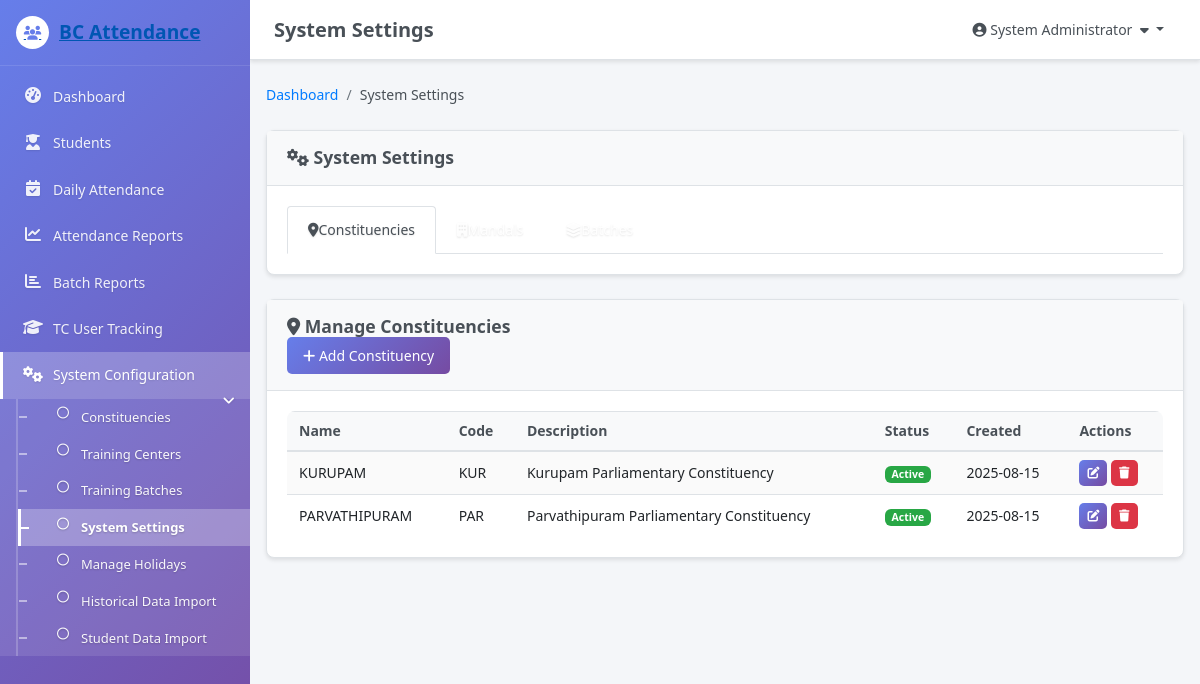
Screenshot of /admin/settings.php (signed in) with the database file from the repository.
### tables this page shows
CREATE TABLE `constituencies` (
  `id` int(11) NOT NULL,
  `name` varchar(100) NOT NULL,
  `code` varchar(20) NOT NULL,
  `description` text DEFAULT NULL,
  `status` enum('active','inactive') DEFAULT 'active',
  `created_at` timestamp NOT NULL DEFAULT current_timestamp(),
  `updated_at` timestamp NOT NULL DEFAULT current_timestamp() ON UPDATE current_timestamp()
);

### includes/session.php (called while the page is built, shortened)
<?php
function isLoggedIn() {
    return isset($_SESSION['admin_user_id']) && !empty($_SESSION['admin_user_id']);
}
function getCurrentUser() {
    require_once '../config/database.php';
    $query = "SELECT id, username, email, full_name, role, status FROM admin_users WHERE id = ? AND status = 'active'";
    $user = fetchRow($query, [$_SESSION['admin_user_id']], 'i');
    return $user;
}
?>

### config/database.php (called while the page is built, shortened)
<?php
function getDBConnection() {
    static $connection = null;
    if ($connection === null) {
        try {
            $connection = new mysqli(DB_HOST, DB_USERNAME, DB_PASSWORD, DB_NAME);
            $connection->set_charset("utf8");
        } catch (Exception $e) {
            die("Database connection error: " . $e->getMessage());
        }
    }
    return $connection;
}
function executeQuery($query, $params = [], $types = '') {
    $conn = getDBConnection();
    if (!empty($params)) {
        $stmt = $conn->prepare($query);
        if (!empty($types)) {
            $stmt->bind_param($types, ...$params);
        }
        $success = $stmt->execute();
        if (stripos(trim($query), 'SELECT') === 0 || stripos(trim($query), 'SHOW') === 0) {
            $result = $stmt->get_result();
            return $result;
        }
    } else {
        $result = $conn->query($query);
        if (stripos(trim($query), 'SELECT') === 0 || stripos(trim($query), 'SHOW') === 0) {
            return $result;
        } else {
            return true;
        }
    }
}
function fetchRow($query, $params = [], $types = '') {
    $result = executeQuery($query, $params, $types);
    if ($result && is_object($result)) {
        return $result->fetch_assoc();
    }
    return false;
}
function fetchAll($query, $params = [], $types = '') {
    $result = executeQuery($query, $params, $types);
    if ($result && is_object($result)) {
        return $result->fetch_all(MYSQLI_ASSOC);
    }
    return [];
}
?>

### includes/functions.php (called while the page is built, shortened)
<?php
function formatDate($date, $format = 'Y-m-d') {
    return date($format, strtotime($date));
}
function getStatusBadgeClass($status) {
    switch ($status) {
        case 'active':
            return 'badge-success';
    }
}
?>

### admin/settings.php (the view, shortened to what this page needs)
<?php
$pageTitle = 'System Settings';
$breadcrumbs = [
    ['title' => 'Dashboard', 'url' => 'dashboard.php'],
    ['title' => 'System Settings']
];
require_once '../includes/header.php';
$activeTab = $_GET['tab'] ?? 'constituencies';
$constituencies = fetchAll("SELECT * FROM constituencies ORDER BY name");
?>
<div class="card">
    <div class="card-header">
        <h3 class="card-title">
            <i class="fas fa-cogs"></i>
            System Settings
        </h3>
    </div>
    <div class="card-body">
        <ul class="nav nav-tabs" role="tablist">
            <li class="nav-item">
                <a class="nav-link <?php echo $activeTab == 'constituencies' ? 'active' : ''; ?>"
                   href="?tab=constituencies">
                    <i class="fas fa-map-marker-alt"></i> Constituencies
                </a>
            </li>
            <li class="nav-item">
                <a class="nav-link <?php echo $activeTab == 'mandals' ? 'active' : ''; ?>"
                   href="?tab=mandals">
                    <i class="fas fa-building"></i> Mandals
                </a>
            </li>
            <li class="nav-item">
                <a class="nav-link <?php echo $activeTab == 'batches' ? 'active' : ''; ?>"
                   href="?tab=batches">
                    <i class="fas fa-layer-group"></i> Batches
                </a>
            </li>
        </ul>
    </div>
</div>
<?php if ($activeTab == 'constituencies'): ?>
<div class="card">
    <div class="card-header">
        <h3 class="card-title">
            <i class="fas fa-map-marker-alt"></i>
            Manage Constituencies
        </h3>
        <div class="card-tools">
            <button class="btn btn-primary" onclick="showAddModal('constituency')">
                <i class="fas fa-plus"></i> Add Constituency
            </button>
        </div>
    </div>
    <div class="card-body">
        <div class="table-responsive">
            <table class="table table-striped">
                <thead>
                    <tr>
                        <th>Name</th>
                        <th>Code</th>
                        <th>Description</th>
                        <th>Status</th>
                        <th>Created</th>
                        <th>Actions</th>
                    </tr>
                </thead>
                <tbody>
                    <?php foreach ($constituencies as $constituency): ?>
                    <tr>
                        <td><?php echo htmlspecialchars($constituency['name']); ?></td>
                        <td><?php echo htmlspecialchars($constituency['code']); ?></td>
                        <td><?php echo htmlspecialchars($constituency['description']); ?></td>
                        <td>
                            <span class="badge <?php echo getStatusBadgeClass($constituency['status']); ?>">
                                <?php echo ucfirst($constituency['status']); ?>
                            </span>
                        </td>
                        <td><?php echo formatDate($constituency['created_at']); ?></td>
                        <td>
                            <button class="btn btn-sm btn-primary" onclick="editItem('constituency', <?php echo htmlspecialchars(json_encode($constituency)); ?>)">
                                <i class="fas fa-edit"></i>
                            </button>
                            <button class="btn btn-sm btn-danger" onclick="deleteItem('constituency', <?php echo $constituency['id']; ?>, '<?php echo htmlspecialchars($constituency['name']); ?>')">
                                <i class="fas fa-trash"></i>
                            </button>
                        </td>
                    </tr>
                    <?php endforeach; ?>
                </tbody>
            </table>
        </div>
    </div>
</div>
<?php endif; ?>
<?php
require_once '../includes/footer.php';
?>

### includes/header.php (shortened to what this page needs)
<?php
require_once '../includes/session.php';
require_once '../includes/functions.php';
$currentUser = getCurrentUser();
?>
<!DOCTYPE html>
<html lang="en">
<head>
    <link rel="stylesheet" href="https://cdn.jsdelivr.net/npm/bootstrap@4.6.2/dist/css/bootstrap.min.css">
    <link rel="stylesheet" href="../assets/css/admin.css">
    <link rel="stylesheet" href="https://cdnjs.cloudflare.com/ajax/libs/font-awesome/6.4.0/css/all.min.css">
    <link rel="stylesheet" href="/assets/css/custom.css">
    <link rel="stylesheet" href="https://cdn.datatables.net/responsive/2.5.0/css/responsive.dataTables.min.css">
</head>
<body class="<?php echo isset($bodyClass) ? $bodyClass : ''; ?>">
    <div class="wrapper">
        <aside class="main-sidebar">
            <a href="../admin/dashboard.php" class="brand-link">
                <div class="brand-image">
                    <i class="fas fa-users"></i>
                </div>
                <span class="brand-text">BC Attendance</span>
            </a>
            <nav class="mt-2">
                <ul class="nav nav-sidebar flex-column">
                    <li class="nav-item">
                        <a href="../admin/dashboard.php" class="nav-link <?php echo (basename($_SERVER['PHP_SELF']) == 'dashboard.php') ? 'active' : ''; ?>">
                            <i class="nav-icon fas fa-tachometer-alt"></i>
                            <span>Dashboard</span>
                        </a>
                    </li>
                    <li class="nav-item">
                        <a href="../admin/beneficiaries.php" class="nav-link <?php echo (basename($_SERVER['PHP_SELF']) == 'beneficiaries.php') ? 'active' : ''; ?>">
                            <i class="nav-icon fas fa-user-graduate"></i>
                            <span>Students</span>
                        </a>
                    </li>
                    <li class="nav-item">
                        <a href="../admin/attendance.php" class="nav-link <?php echo (basename($_SERVER['PHP_SELF']) == 'attendance.php') ? 'active' : ''; ?>">
                            <i class="nav-icon fas fa-calendar-check"></i>
                            <span>Daily Attendance</span>
                        </a>
                    </li>
                    <li class="nav-item">
                        <a href="../admin/reports.php" class="nav-link <?php echo (basename($_SERVER['PHP_SELF']) == 'reports.php') ? 'active' : ''; ?>">
                            <i class="nav-icon fas fa-chart-line"></i>
                            <span>Attendance Reports</span>
                        </a>
                    </li>
                    <li class="nav-item">
                        <a href="../admin/batch_reports.php" class="nav-link <?php echo (basename($_SERVER['PHP_SELF']) == 'batch_reports.php') ? 'active' : ''; ?>">
                            <i class="nav-icon fas fa-chart-bar"></i>
                            <span>Batch Reports</span>
                        </a>
                    </li>
                    <li class="nav-item">
                        <a href="../admin/tc_user_tracking.php" class="nav-link <?php echo (basename($_SERVER['PHP_SELF']) == 'tc_user_tracking.php') ? 'active' : ''; ?>">
                            <i class="nav-icon fas fa-graduation-cap"></i>
                            <span>TC User Tracking</span>
                        </a>
                    </li>
                    <li class="nav-item has-treeview <?php echo in_array(basename($_SERVER['PHP_SELF']), ['settings.php', 'constituencies.php', 'mandals.php', 'batches.php', 'manage_holidays.php', 'attendance_bulk_upload.php', 'bulk_upload.php']) ? 'menu-open' : ''; ?>">
                        <a href="#" class="nav-link <?php echo in_array(basename($_SERVER['PHP_SELF']), ['settings.php', 'constituencies.php', 'mandals.php', 'batches.php', 'manage_holidays.php', 'attendance_bulk_upload.php', 'bulk_upload.php']) ? 'active' : ''; ?>">
                            <i class="nav-icon fas fa-cogs"></i>
                            <span>System Configuration</span>
                            <i class="right fas fa-angle-left"></i>
                        </a>
                        <ul class="nav nav-treeview">
                            <li class="nav-item">
                                <a href="../admin/constituencies.php" class="nav-link <?php echo (basename($_SERVER['PHP_SELF']) == 'constituencies.php') ? 'active' : ''; ?>">
                                    <i class="far fa-circle nav-icon"></i>
                                    <span>Constituencies</span>
                                </a>
                            </li>
                            <li class="nav-item">
                                <a href="../admin/mandals.php" class="nav-link <?php echo (basename($_SERVER['PHP_SELF']) == 'mandals.php') ? 'active' : ''; ?>">
                                    <i class="far fa-circle nav-icon"></i>
                                    <span>Training Centers</span>
                                </a>
                            </li>
                            <li class="nav-item">
                                <a href="../admin/batches.php" class="nav-link <?php echo (basename($_SERVER['PHP_SELF']) == 'batches.php') ? 'active' : ''; ?>">
                                    <i class="far fa-circle nav-icon"></i>
                                    <span>Training Batches</span>
                                </a>
                            </li>
                            <li class="nav-item">
                                <a href="../admin/settings.php" class="nav-link <?php echo (basename($_SERVER['PHP_SELF']) == 'settings.php') ? 'active' : ''; ?>">
                                    <i class="far fa-circle nav-icon"></i>
                                    <span>System Settings</span>
                                </a>
                            </li>
                            <li class="nav-item">
                                <a href="../admin/manage_holidays.php" class="nav-link <?php echo (basename($_SERVER['PHP_SELF']) == 'manage_holidays.php') ? 'active' : ''; ?>">
                                    <i class="far fa-circle nav-icon"></i>
                                    <span>Manage Holidays</span>
                                </a>
                            </li>
                            <li class="nav-item">
                                <a href="../admin/attendance_bulk_upload.php" class="nav-link <?php echo (basename($_SERVER['PHP_SELF']) == 'attendance_bulk_upload.php') ? 'active' : ''; ?>">
                                    <i class="far fa-circle nav-icon"></i>
                                    <span>Historical Data Import</span>
                                </a>
                            </li>
                            <li class="nav-item">
                                <a href="../admin/bulk_upload.php" class="nav-link <?php echo (basename($_SERVER['PHP_SELF']) == 'bulk_upload.php') ? 'active' : ''; ?>">
                                    <i class="far fa-circle nav-icon"></i>
                                    <span>Student Data Import</span>
                                </a>
                            </li>
                        </ul>
                    </li>
                </ul>
            </nav>
        </aside>
        <div class="content-wrapper">
            <nav class="main-header">
                <div class="navbar">
                    <div class="navbar-brand">
                        <?php echo isset($pageTitle) ? $pageTitle : 'Dashboard'; ?>
                    </div>
                    <ul class="navbar-nav">
                        <li class="nav-item dropdown">
                            <button class="dropdown-toggle" type="button">
                                <i class="fas fa-user-circle"></i>
                                <?php echo htmlspecialchars($currentUser['full_name']); ?>
                                <i class="fas fa-caret-down ml-1"></i>
                            </button>
                        </li>
                    </ul>
                </div>
            </nav>
            <div class="content">
                <?php if (isset($pageTitle)): ?>
                <div class="content-header">
                    <?php if (isset($breadcrumbs)): ?>
                    <nav aria-label="breadcrumb">
                        <ol class="breadcrumb">
                            <?php foreach ($breadcrumbs as $crumb): ?>
                                <?php if (isset($crumb['url'])): ?>
                                    <li class="breadcrumb-item">
                                        <a href="<?php echo $crumb['url']; ?>"><?php echo htmlspecialchars($crumb['title']); ?></a>
                                    </li>
                                <?php else: ?>
                                    <li class="breadcrumb-item active"><?php echo htmlspecialchars($crumb['title']); ?></li>
                                <?php endif; ?>
                            <?php endforeach; ?>
                        </ol>
                    </nav>
                    <?php endif; ?>
                </div>
                <?php endif; ?>

### assets/css/custom.css (style rules this page uses)
@media (min-width: 992px) { .table td, .table th { padding-top: .5rem; padding-bottom: .5rem; } }

### rows the page displays
constituencies: name "KURUPAM", code "KUR", description "Kurupam Parliamentary Constituency", status "Active", created_at "2025-08-15"
constituencies: name "PARVATHIPURAM", code "PAR", description "Parvathipuram Parliamentary Constituency", status "Active", created_at "2025-08-15"

### other values shown
$pageTitle "System Settings"
$currentUser['full_name'] "System Administrator"
$crumb['title'] "Dashboard"
$crumb['title'] "System Settings"
